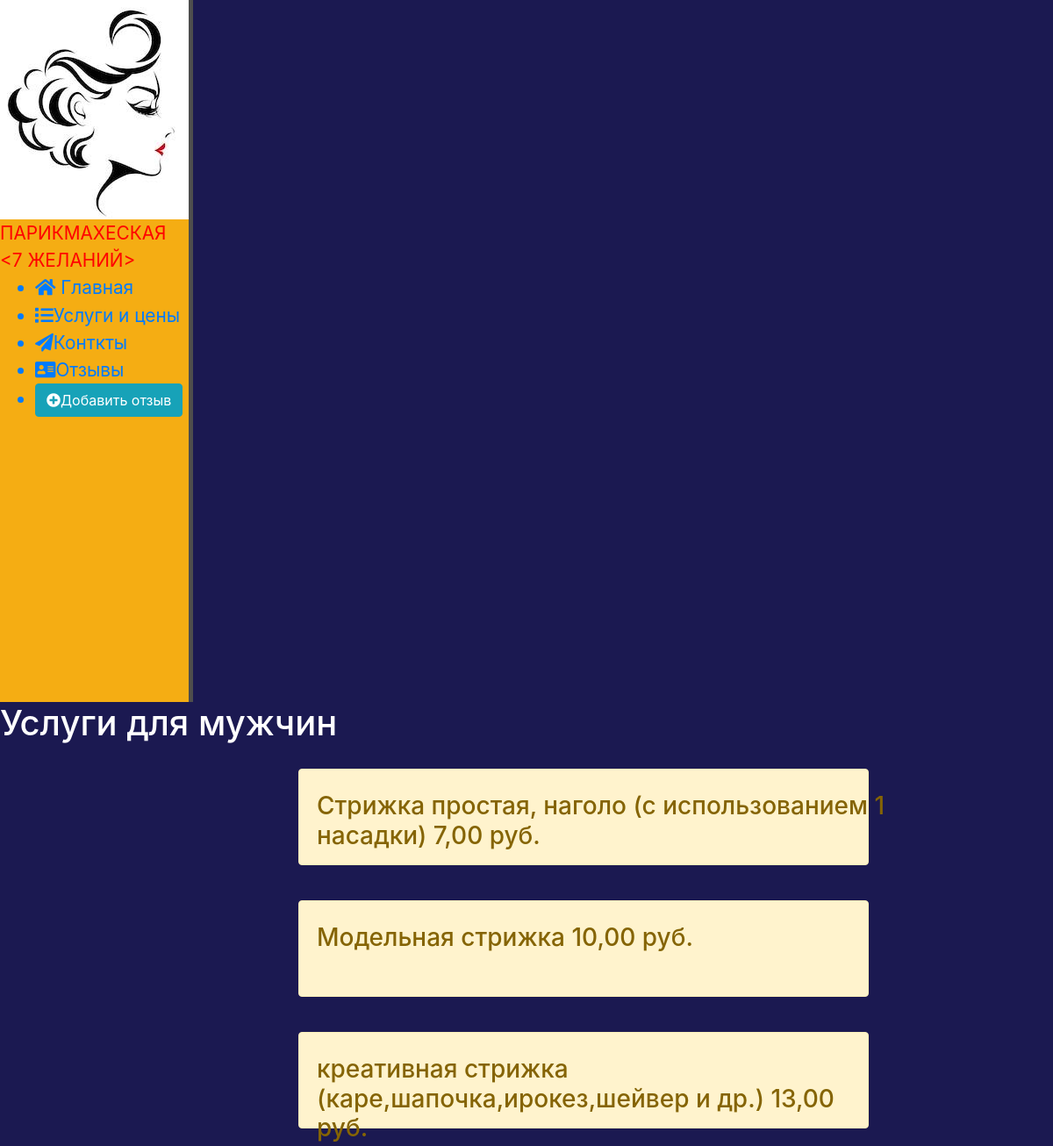
Screenshot of /services_for_men with the database file from the repository.
### main/models.py (models this page shows)
class ServicesForMen(models.Model):
    title = models.CharField(max_length=128, verbose_name="Название услуги")
    price = models.CharField(max_length=100, verbose_name="Цена")
    def __str__(self):
        return f"{self.title} {self.price} руб."

### main/views.py (the view)
# urls.py: path('services_for_men', views.services_for_men, name='services_for_men'),
def services_for_men(request):
    servicesForMen = ServicesForMen.objects.all()
    return render(request, 'main/services_for_men.html', {'servicesForMen': servicesForMen})

### main/templates/main/services_for_men.html (shortened to what this page needs)
{% extends 'main/layout.html' %}
{% block content %}
     <div class="features">
     <h1>Услуги для мужчин</h1>
         {% for el in servicesForMen %}
              <div class="alert alert-warning">
                   <h3>{{ el }}</h3>
              </div>
         {% endfor %}
     </div>
{% endblock %}

### main/static/main/css/main.css (style rules this page uses)
body { background: #1B1951; }
h1 { color: #fff; }
.alert-warning { float: left; clear: both; width: 400px; margin: 20px 34%; text-align: left; }

### main/templates/main/services_for_men.html (style rules this page uses)
h3 { margin: 13px 0px; width:650px;height: 50px;border-radius:3px; }
.alert-warning { width: 650px; height: 110px; }

### rows the page displays
ServicesForMen: title+price "Стрижка простая, наголо (с использованием 1 насадки) 7,00 руб."
ServicesForMen: title+price "Модельная стрижка 10,00 руб."
ServicesForMen: title+price "креативная стрижка (каре,шапочка,ирокез,шейвер и др.) 13,00 руб."
